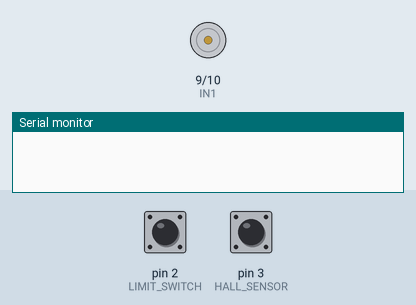
Recording of a sketch running on a simulated Arduino Uno, built with avr-gcc and run on an emulated ATmega328P. Parts: motor-driver pin pairs drawn as motors (green arrow = first pin HIGH = forward, orange = second pin HIGH = backward, longer = more drive), the last lines printed to the serial monitor. Inputs (shaded band) come from the test bench; at power-on: pin 2 (LIMIT_SWITCH) HIGH, pin 3 (HALL_SENSOR) HIGH.

Above: at 1.2 s.
1.3 s: pin 2 (LIMIT_SWITCH) pulled LOW for 0.15 s
At 2.1 s:
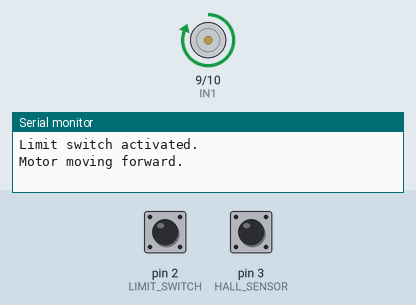
3.8 s: pin 2 (LIMIT_SWITCH) pulled LOW for 1 s
At 4.4 s:
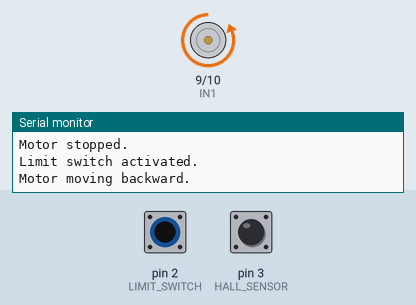
7.8 s: pin 3 (HALL_SENSOR) pulsed HIGH 5 times (0.12 s each, 0.3 s apart)
At 10.6 s:
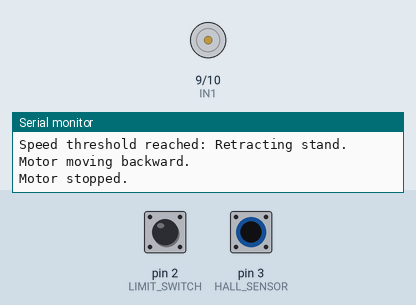
10.8 s: pin 2 (LIMIT_SWITCH) pulled LOW for 3.2 s
At 12.9 s:
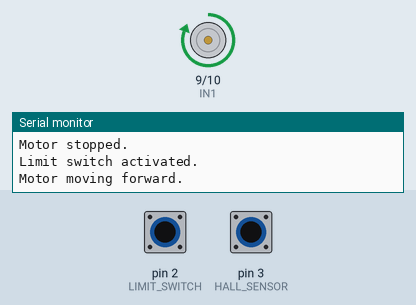
Timing chart, 0 to 14.7 s (numbered marks = the images above; inputs shaded):
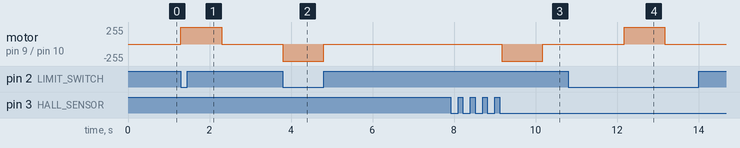

Measured:
- after the input at 1.3 s, motor on pin 9 (IN1) / pin 10 (IN2): stopped → forward 255/255 at once, → stopped 1.0 s later
- after the input at 3.8 s, motor on pin 9 (IN1) / pin 10 (IN2): stopped → backward 255/255 at once, → stopped 1.0 s later
- after the input at 7.8 s, motor on pin 9 (IN1) / pin 10 (IN2): stopped → backward 255/255 after 1.4 s, → stopped 1.0 s later
- after the input at 10.8 s, motor on pin 9 (IN1) / pin 10 (IN2): stopped → forward 255/255 after 1.4 s, → stopped 1.0 s later

The sketch:

automatic_side_stand.ino
```cpp
#define IN1 9
#define IN2 10
#define LIMIT_SWITCH 2
#define HALL_SENSOR 3

bool moveForwardNext = true;
bool buttonPressed = false;
int hallCount = 0;
bool hallTriggered = false;
bool cooldown = false; // Prevent immediate re-trigger after retraction

void setup() {
  pinMode(IN1, OUTPUT);
  pinMode(IN2, OUTPUT);
  pinMode(LIMIT_SWITCH, INPUT_PULLUP);
  pinMode(HALL_SENSOR, INPUT_PULLUP);
  Serial.begin(9600);
}

void loop() {

  // --- Limit Switch Operation ---
  if (digitalRead(LIMIT_SWITCH) == LOW) {
    if (!buttonPressed) {
      buttonPressed = true;
      Serial.println("Limit switch activated.");
      if (moveForwardNext) {
        moveForward();
      } else {
        moveBackward();
      }
      delay(1000);
      stopMotor();
      moveForwardNext = !moveForwardNext;
    }
  } else {
    buttonPressed = false;
  }

  // --- Hall Sensor Operation ---
  if (digitalRead(HALL_SENSOR) == LOW) {
    if (!hallTriggered && !cooldown) {
      hallTriggered = true;
      hallCount++;
      Serial.print("Hall sensor count: ");  // Fixed: removed hardcoded "5"
      Serial.println(hallCount);
      delay(50);
    }
  } else {
    hallTriggered = false;
  }

  // Retract stand when speed threshold reached (5 pulses ~ 10 km/h)
  if (hallCount >= 5) {
    Serial.println("Speed threshold reached: Retracting stand.");
    moveBackward();
    delay(1000);
    stopMotor();
    hallCount = 0;
    cooldown = true;      // Block re-trigger
    delay(2000);          // 2 second cooldown
    cooldown = false;     // Resume normal detection
  }
}

void moveForward() {
  digitalWrite(IN1, HIGH);
  digitalWrite(IN2, LOW);
  Serial.println("Motor moving forward.");
}

void moveBackward() {
  digitalWrite(IN1, LOW);
  digitalWrite(IN2, HIGH);
  Serial.println("Motor moving backward.");
}

void stopMotor() {
  digitalWrite(IN1, LOW);
  digitalWrite(IN2, LOW);
  Serial.println("Motor stopped.");
}
```
